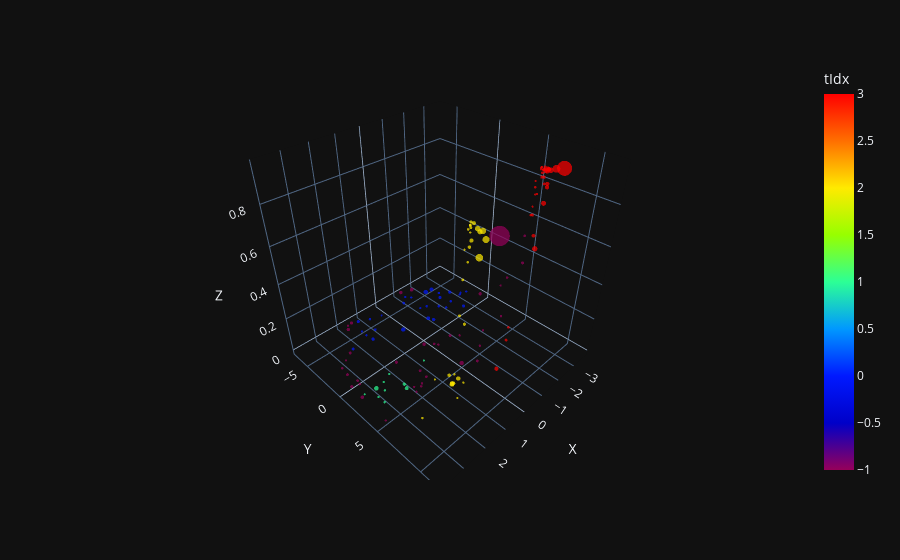

Here is the notebook cell this chart was saved with:
### Code cell
import sklearn

def cosine_similarity(vec1, vec2):
    # Ensure the vectors are numpy arrays
    vec1 = np.array(vec1)
    vec2 = np.array(vec2)

    # Compute the dot product and the magnitudes
    dot_product = np.dot(vec1, vec2)
    magnitude_vec1 = np.linalg.norm(vec1)
    magnitude_vec2 = np.linalg.norm(vec2)

    # Compute cosine similarity
    if magnitude_vec1 == 0 or magnitude_vec2 == 0:
        return 0.0  # Handle edge case where a vector has zero magnitude
    return dot_product / (magnitude_vec1 * magnitude_vec2)

def lorentz_norm(vec1, vec2):
    diff = vec1-vec2
    norm_squared = np.abs(diff[0]**2 - diff[1]**2 - diff[2] ** 2 - diff[3]**2)
    return np.sqrt(norm_squared)


clusterer = hdbscan.HDBSCAN(min_cluster_size=5, min_samples=10, cluster_selection_epsilon=0.1)
from time import time
coords = result["pred"][filt, 1:4]
t0 = time()
cluster_labels = clusterer.fit_predict(coords)
t1 = time()
print(t1-t0)
plot_coordinates(result["pred"][filt, 1:4], result["pt"][filt], torch.tensor(cluster_labels)).show()

### Figure 1 — Plotly figure (JSON) as saved in the notebook; plotly's stock layout.template omitted (floating-point values rounded to 4 significant figures; data arrays with more than 128 entries replaced by an {"elided": "..."} marker saying what was removed)
{"data": [{"hovertemplate": "X=%{x}<br>Y=%{y}<br>Z=%{z}<br>pt=%{marker.size}<br>tIdx=%{marker.color}<extra></extra>", "legendgroup": "", "marker": {"color": {"elided": "141 float values"}, "coloraxis": "coloraxis", "size": {"elided": "141 float values"}, "sizemode": "area", "sizeref": 0.1405, "symbol": "circle", "line": {"width": 0}}, "mode": "markers", "name": "", "scene": "scene", "showlegend": false, "x": {"elided": "141 float values"}, "y": {"elided": "141 float values"}, "z": {"elided": "141 float values"}, "type": "scatter3d"}], "layout": {"scene": {"domain": {"x": [0.0, 1.0], "y": [0.0, 1.0]}, "xaxis": {"title": {"text": "X"}}, "yaxis": {"title": {"text": "Y"}}, "zaxis": {"title": {"text": "Z"}}}, "coloraxis": {"colorbar": {"title": {"text": "tIdx"}}, "colorscale": [[0.0, "rgb(150,0,90)"], [0.125, "rgb(0,0,200)"], [0.25, "rgb(0,25,255)"], [0.375, "rgb(0,152,255)"], [0.5, "rgb(44,255,150)"], [0.625, "rgb(151,255,0)"], [0.75, "rgb(255,234,0)"], [0.875, "rgb(255,111,0)"], [1.0, "rgb(255,0,0)"]]}, "legend": {"tracegroupgap": 0, "itemsizing": "constant"}, "margin": {"t": 60}}}
